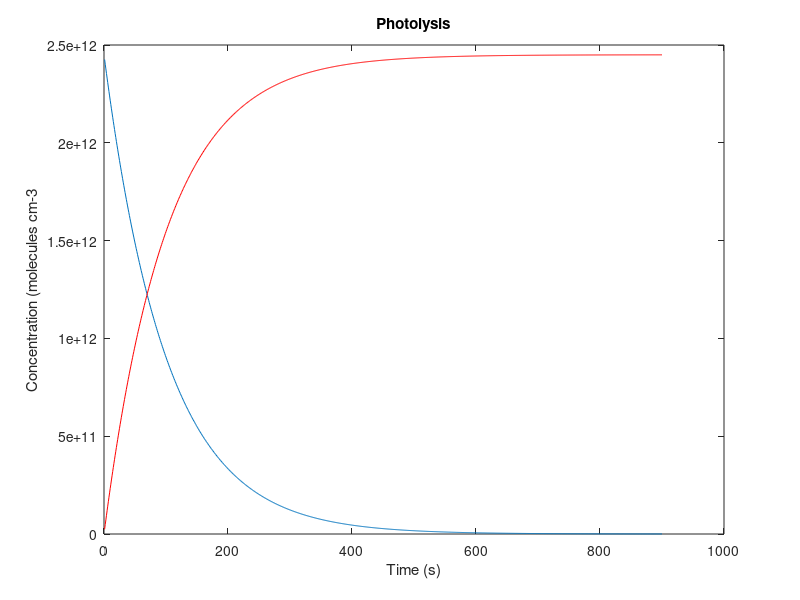

Source code (MATLAB):
NO20 = 2.45*10^12;
jNO2 = 9.971*10^-3;
t = 1:900;
NO2 = NO20.*exp(-jNO2.*t);
NO = NO20-NO20.*exp(-jNO2.*t);
O = NO20-NO20.*exp(-jNO2.*t);

plot(t,NO2)
hold on
plot(t,NO,'r')%y,m,c,r,g,b,w,k
% plot(t,O,'g')
title('Photolysis')
xlabel('Time (s)')
ylabel('Concentration (molecules cm-3')
